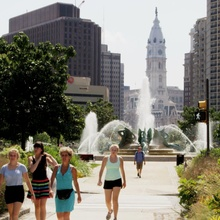
%> input picture textureSynth/testImages2/im0000001.jpg, 220 x 220 px, shrunk from 1056 x 1056 before the run; its folder holds 4 pictures in this run
$ octave textureSynthPatches_v2.m   (GNU Octave 9; MATLAB toolbox functions it lacks are replaced by stand-ins)
%> lines starting %> are read from the running program, lines starting %| are printed output that depends on the picture
% Image texture synthesiser v2
%
% Author: Jonathan Dulce
% Last updated: 19 July 2020
%
% Texture synthesis is conducted using the Portilla & Simoncelli (2000)
% parametric texture model (https://www.cns.nyu.edu/~lcv/texture/)
close all; clear all;
%% Preparing directories, files, and analysis variables
addpath('matlabPyrTools', 'testImages2','textureSamples2');

% Specified directory of images used for synthesis
imageFiles = dir('testImages2/*.jpg');

% Texture analysis parameters
Nsc = 3; % Number of scales (Used in texture analysis)
Nor = 5; % Number of orientations
Na = 3;  % Spatial neighborhood is Na x Na coefficients

% Texture synthesis parameters
Niter = 10;	% Number of iterations of synthesis loop


cropLimit = 2^(Nsc+2);   % Crop dimensions (cropWidth, cropHeight) must
                         % each be a multiple of cropLimit to satisfy
                         % textureAnalysis requirements

%%
% Cropping image into a 3x3 grid (marked as sections 1-9)
imSection = cell(3,3); % Cropped sections of images as a 3x3 cell array
textureSection = cell(3,3); % Synthesised textures as a 3x3 cell array
temprows = cell(1,3);

% Specified directory where textures will be saved to, relative to current
% folder
directory = 'textureSamples2/';
tic
% Loop through each image found in specified directory
for currentImage = imageFiles'
    fprintf('\n\n\n\n\n-------- Synthesising textures for image: %s --------\n',currentImage.name);

    % Image read and constraints
    im0 = imread(currentImage.name);
%> im0 is the input picture: size 220x220x3 uint8; mean R, G, B 128.5, 125.5, 115.7


    [height, width, ~] = size(im0);
%> height = 220; width = 220

     % Determining crop dimensions as a multiple of cropLimit
     cropWidth = cropLimit*floor((width/3)/cropLimit);
%> cropWidth = 64
     cropHeight = cropLimit*floor((height/3)/cropLimit);
%> cropHeight = 64

     for i=1:3
         for j=1:3
             % Setting up coordinates to crop from
             xcoord = (i-1)*cropWidth;
             ycoord = (j-1)*cropHeight;

             % Ensures that dimensions of each section is even
             if i==1 && j==1
                rect = [xcoord, ycoord, cropWidth, cropHeight];
             elseif i==1 && j~=1
                rect = [xcoord, ycoord, cropWidth, cropHeight-1];
             elseif i~=1 && j==1
                rect = [xcoord, ycoord, cropWidth-1, cropHeight];
             else
                rect = [xcoord, ycoord, cropWidth-1, cropHeight-1];
             end

             % Cropping im0 into 3x3 sections
             imSection{i,j} = imcrop(im0,rect);
         end
     end
%> after the loop, imSection = 9 items; rect = [128 128 63 63]

    % Set dimensions of synthesised image textures
    Nsx = cropWidth;	% Size of synthetic image is Nsy x Nsx
%> Nsx = 64
    Nsy = cropHeight;	% WARNING: Both dimensions must be multiple of 2^(Nsc+2)
%> Nsy = 64

    close all
    % Loop through each image section/crop (1-9)
    for i=1:9
        try
            % Analyse the image crop
            imParams = textureColorAnalysis(imSection{i}, Nsc, Nor, Na);
            % Synthesise a texture based on the analysis above
            textureSection{i} = textureColorSynthesis(imParams, [Nsy Nsx], Niter);
        catch
            % If texture is unable to be synthesised, skip failed section
            fprintf('Error: Texture synthesis failed on section %g\n',i);
            % Make this particular section blank
            textureSection{i} = uint8(rand(Nsy,Nsx,3));
        end
    end
%> after the loop, textureSection = 9 items

    % Stitching textures together
    for i=1:3
    temprows{i} = cat(2,textureSection{3*i-2},textureSection{3*i-1},textureSection{3*i});
    end
%> after the loop, temprows = 3 items
    imageWhole = cat(1,temprows{1},temprows{2},temprows{3});
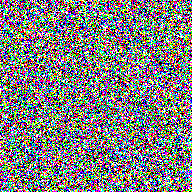
%> imageWhole: size 192x192x3 uint8; mean R, G, B 0.501, 0.499, 0.499; drawn with 1 as white

    % Writing cropped images to folder
    imageName = strcat('imtexture',currentImage.name(3:end));
    imwrite(imageWhole,strcat(directory,imageName));
end
%> pass 2 of the loop `for currentImage = imageFiles'`:
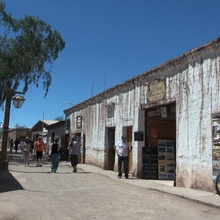
%> input picture textureSynth/testImages2/im0000003.jpg, 220 x 220 px, shrunk from 1056 x 1056 before the run
%> im0 is the input picture: size 220x220x3 uint8; mean R, G, B 104.5, 119.2, 135.2
%> `imageWhole = cat(1,temprows{1},temprows{2},temprows{3});`:
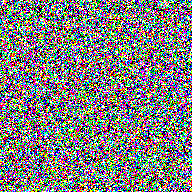
%> imageWhole: size 192x192x3 uint8; mean R, G, B 0.501, 0.498, 0.496; drawn with 1 as white
%> pass 3 of the loop `for currentImage = imageFiles'`:
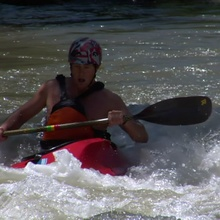
%> input picture textureSynth/testImages2/im0000009.jpg, 220 x 220 px, shrunk from 1056 x 1056 before the run
%> im0 is the input picture: size 220x220x3 uint8; mean R, G, B 89.1, 86.7, 89.4
%> `imageWhole = cat(1,temprows{1},temprows{2},temprows{3});`:
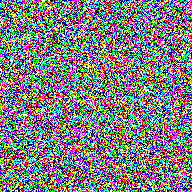
%> imageWhole: size 192x192x3 uint8; mean R, G, B 0.497, 0.5, 0.505; drawn with 1 as white
%> the loop made 4 passes; the first 3 are shown
close all
fprintf('\n\n\n\n\n-------- Texture Synthesis Complete --------\n');
toc
